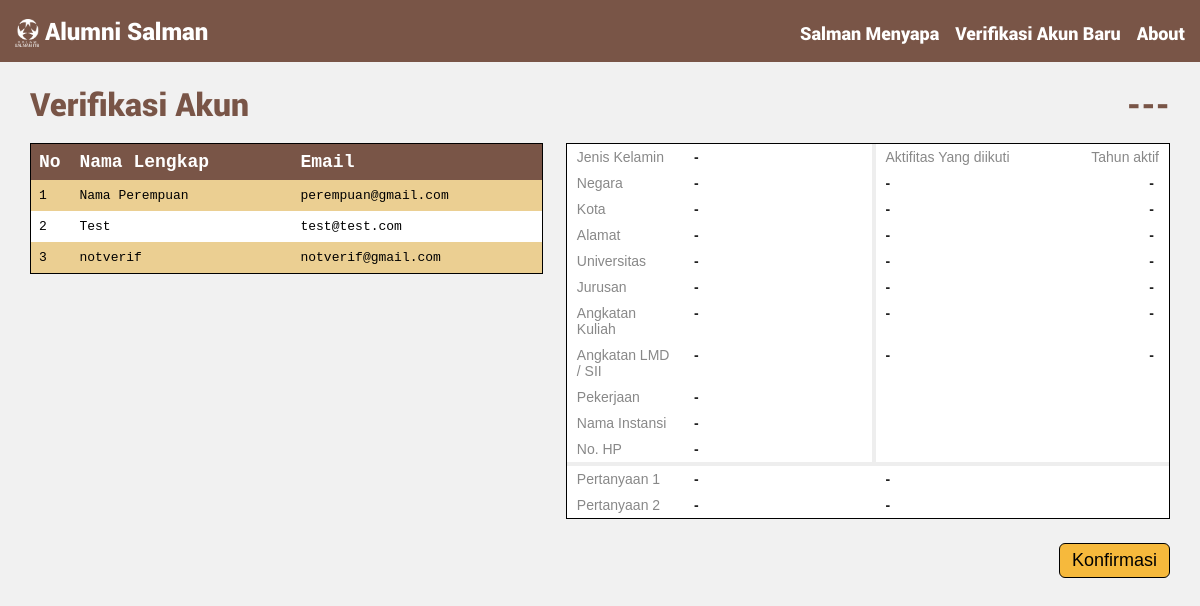
Page /verifikasi/ (signed in) on the earlier database version.
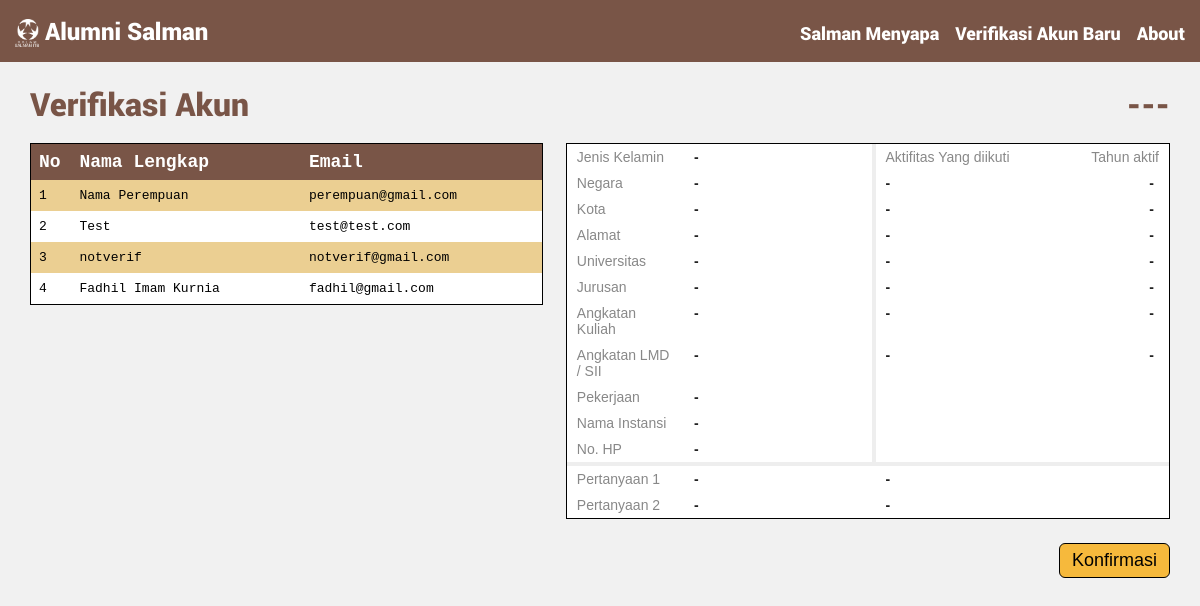
Same page on the later database version.
### alumni/models.py (models this page shows)
class User(Model):
    nama = CharField(max_length=50, null=True)
    email = EmailField(max_length=30, null=True)
    gender = CharField(max_length=20, null=True)
    alamat = CharField(max_length=100, null=True)
    negara = CharField(max_length=20, null=True)
    kota = CharField(max_length=20, null=True)
    no_hp = CharField(max_length=12, null=True)
    univ = CharField(max_length=50, null=True)
    jurusan = CharField(max_length=50, null=True)
    ang_kuliah = CharField(max_length=5, null=True)
    ang_LMD = CharField(max_length=5, null=True)
    pekerjaan = CharField(max_length=50, null=True)
    instansi = CharField(max_length=30, null=True)
    aktifitas = TextField(null=True)
    tahun_aktif = TextField(null=True)
    verified = BooleanField(default=False)
    password = CharField(max_length=50, null=True)
    latitude = DecimalField(max_digits=20, decimal_places=15, null=True)
    longitude = DecimalField(max_digits=20, decimal_places=15, null=True)
    pertanyaan1 = TextField(null=True)
    pertanyaan2 = TextField(null=True)
    jawaban1 = TextField(null=True)
    jawaban2 = TextField(null=True)
    profile_image = ImageField(upload_to=get_image_path, blank=True, null=True)

### alumni/views.py (the view)
# urls.py: url(r'^verifikasi/$', verifikasi, name='verifikasi'),
def verifikasi(request):
    if request.user.is_authenticated:
        users = User.objects.only("nama","email").filter(verified=False)
        context = {'users': users, 'counter': Counter()}
        return render(request, 'verifikasi.html', context)
    else:
        return redirect("/login/")

### alumni/templates/verifikasi.html (shortened to what the changed rows need)
{% extends "base.html" %}
{% block content %}
<div class="verif-content1">
    <h1 style="font-family: Roboto-Black; color: #795547;">Verifikasi Akun</h1>
    <br>
    <table class="verif-table2">
      <tr style="color: white; font-size: 18px;">
        <th style="width: 8%;">No</th>
        <th>Nama Lengkap</th>
        <th>Email</th>
      </tr>
      {% for user in users %}
          <tr id="child">
            <td>{{ forloop.counter }}</td>
            <td>{{ user.nama }}</td>
            <td>{{ user.email }}</td>
          </tr>
      {% endfor %}
    </table>
</div>
<div class="verif-content2">
    <h1 style="font-family: Roboto-Black; color: #795547; text-align: right;" id="verif-nama">---</h1>
    <br>
</div>
{% endblock %}

Differences in the rows shown:
added User: nama "Fadhil Imam Kurnia", email "fadhil@gmail.com"
